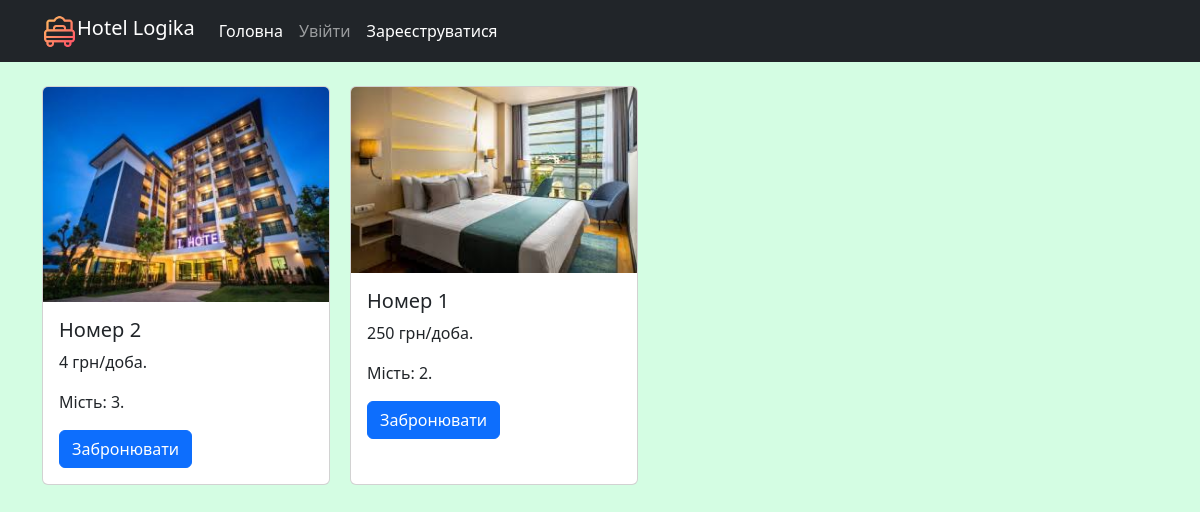
The app's page /, older data.
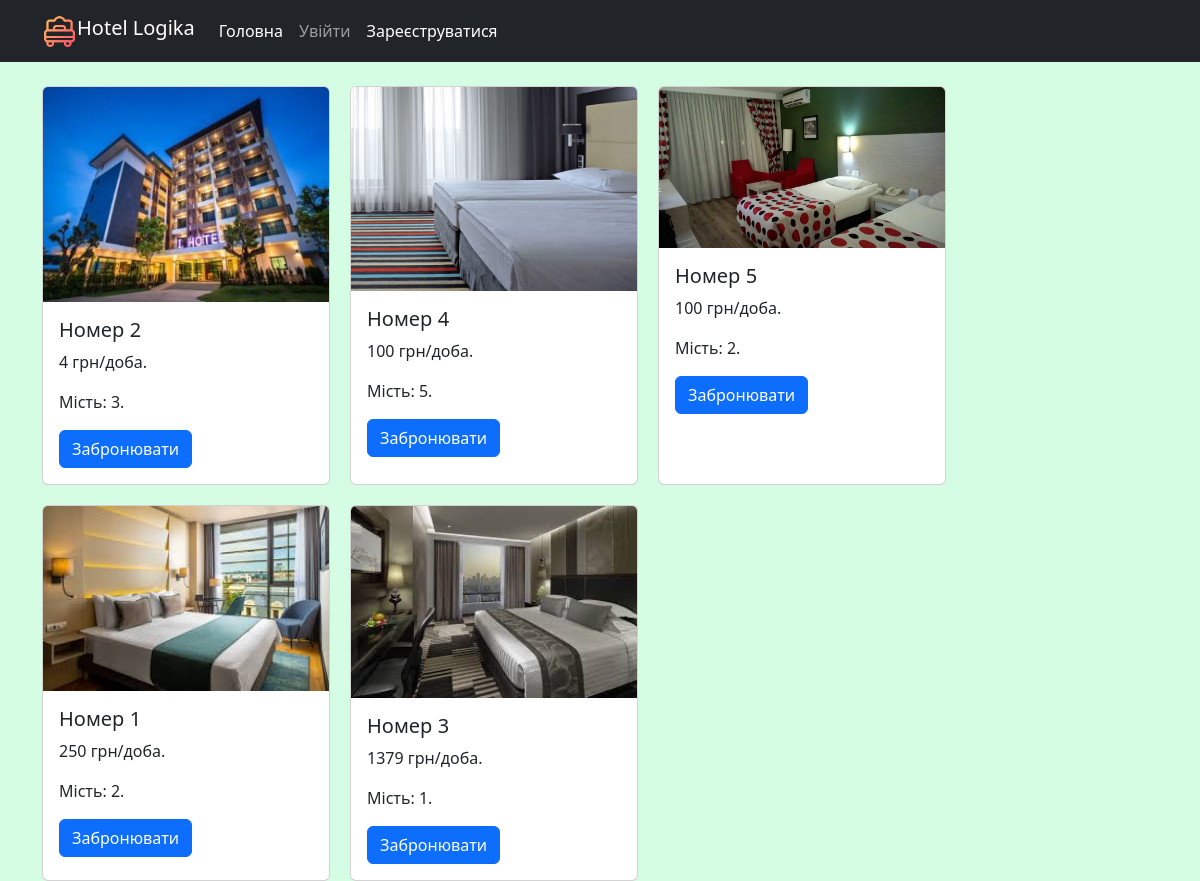
The same page, newer data.
### reservation/models.py (models this page shows, shortened)
class Room(models.Model):
    number = models.PositiveIntegerField()
    description = models.TextField(null=True, blank=True)
    place = models.PositiveIntegerField(default=1)
    price = models.PositiveIntegerField()
    image = models.ImageField(upload_to='rooms_image')
    type_room = models.ForeignKey(TypeRoom, on_delete=models.CASCADE)
    class Meta:
        ordering = ['price']  # Сортування за ціною
        verbose_name = "room"  # Назва в однині в адмінці
        verbose_name_plural = "Rooms" #Назва в множині

### reservation/views.py (the view)
# urls.py: path('', room_list, name='room-list'),
def room_list(request):
    rooms = Room.objects.all()
    context = {
        'rooms': rooms
    }
    return render(request, template_name='room_list.html', context=context)

### templates/room_list.html
{% extends 'base.html'%}
{% block content %}
<div class ='room-list'>
    {%for room in rooms%}
        <div class="card" style="width: 18rem;">
          <img src="{{room.image.url}}" class="card-img-top">
          <div class="card-body">
            <h5 class="card-title">Номер {{room.number}}</h5>
            <p class="card-text">{{room.price}} грн/доба.</p>
            <p class="card-text">Мість: {{room.place}}.</p>
            <a href="#" class="btn btn-primary">Забронювати</a>
          </div>
        </div>
    {% endfor %}
</div>
{% endblock %}

### templates/base.html (shortened to what this page needs)
<!DOCTYPE html>
<html lang="uk">
<head>
    <link href="https://cdn.jsdelivr.net/npm/bootstrap@5.3.6/dist/css/bootstrap.min.css" rel="stylesheet">
    {% load static %}
		<link rel="stylesheet" href="{% static 'css/style.css' %}">
</head>
<body>
{% include 'menu.html' %}
<div class="container mt-4">
    {% block content %}
    {% endblock %}
</div>
</body>
</html>

### templates/menu.html (shortened to what this page needs)
<nav class="navbar navbar-expand-lg navbar-dark bg-dark">
    <div class="container">
        <a class="navbar-brand" href="#">
            {% load static %}
            <img src="{% static 'img/logo.png'%}" alt="Logo" width="35" height="35" class="d-inline-block align-text-top">Hotel Logika</a>
        <div class="collapse navbar-collapse" id="mainNavbar">
            <ul class="navbar-nav me-auto mb-10 mb-lg-0">
                <li class="nav-item">
                    <a class="nav-link active" href="/">Головна</a>
                </li>
                {% if user.is_authenticated %}
                    <a class="nav-link active" href="{% url 'logout-page' %}">Вийти</a>
                {% else %}
                    <a class="nav-link" href="{% url 'login-page' %}">Увійти</a>
                    <a class="nav-link active" href="{% url 'register-page' %}">Зареєструватися</a>
                {% endif %}
            </ul>
        </div>
    </div>
</nav>

### static/css/style.css (style rules this page uses)
body { background-color: #d4fde3; color: black; }
.room-list { display: flex; flex-wrap: wrap; gap: 20px; }

Row changes from the older to the newer data that the page shows:
added Room: image (picture), number "4", price "100", place "5"
added Room: image (picture), number "5", price "100", place "2"
added Room: image (picture), number "3", price "1379", place "1"
